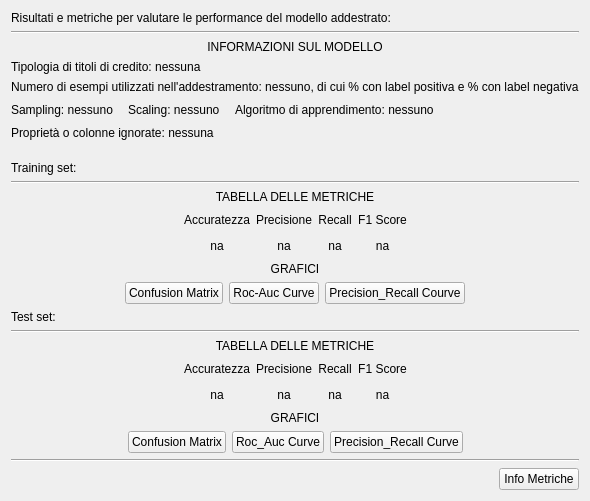
      <widget class="QWidget" name="Risultati">
       <property name="sizePolicy">
        <sizepolicy hsizetype="Preferred" vsizetype="Preferred">
         <horstretch>0</horstretch>
         <verstretch>0</verstretch>
        </sizepolicy>
       </property>
       <attribute name="title">
        <string>Risultati</string>
       </attribute>
       <layout class="QVBoxLayout" name="verticalLayout_14" stretch="1,0,3,0,1,0,2,2,1,0,2,2,0,0">
        <item>
         <widget class="QLabel" name="label_29">
          <property name="sizePolicy">
           <sizepolicy hsizetype="Minimum" vsizetype="Minimum">
            <horstretch>0</horstretch>
            <verstretch>0</verstretch>
           </sizepolicy>
          </property>
          <property name="text">
           <string>Risultati e metriche per valutare le performance del modello addestrato:</string>
          </property>
         </widget>
        </item>
        <item>
         <widget class="Line" name="line_7">
          <property name="enabled">
           <bool>true</bool>
          </property>
          <property name="orientation">
           <enum>Qt::Horizontal</enum>
          </property>
         </widget>
        </item>
        <item>
         <layout class="QVBoxLayout" name="verticalLayout_15" stretch="1,1,1,1,1">
          <property name="spacing">
           <number>6</number>
          </property>
          <item>
           <widget class="QLabel" name="label_36">
            <property name="text">
             <string>INFORMAZIONI SUL MODELLO</string>
            </property>
            <property name="alignment">
             <set>Qt::AlignCenter</set>
            </property>
           </widget>
          </item>
          <item>
           <layout class="QHBoxLayout" name="horizontalLayout_11">
            <item>
             <widget class="QLabel" name="results_typep">
              <property name="text">
               <string>Tipologia di titoli di credito: nessuna</string>
              </property>
             </widget>
            </item>
           </layout>
          </item>
          <item>
           <layout class="QHBoxLayout" name="horizontalLayout_9">
            <item>
             <widget class="QLabel" name="results_number_examples">
              <property name="text">
               <string>Numero di esempi utilizzati nell'addestramento: nessuno, di cui % con label positiva e % con label negativa</string>
              </property>
             </widget>
            </item>
           </layout>
          </item>
          <item>
           <layout class="QGridLayout" name="gridLayout_2">
            <property name="spacing">
             <number>0</number>
            </property>
            <item row="1" column="0">
             <widget class="QLabel" name="results_sampling">
              <property name="text">
               <string>Sampling: nessuno</string>
              </property>
             </widget>
            </item>
            <item row="1" column="4">
             <widget class="QLabel" name="results_algorithm">
              <property name="text">
               <string>Algoritmo di apprendimento: nessuno</string>
              </property>
             </widget>
            </item>
            <item row="1" column="2">
             <widget class="QLabel" name="results_scaling">
              <property name="text">
               <string>Scaling: nessuno</string>
              </property>
             </widget>
            </item>
            <item row="1" column="5">
             <spacer name="horizontalSpacer_21">
              <property name="orientation">
               <enum>Qt::Horizontal</enum>
              </property>
              <property name="sizeHint" stdset="0">
               <size>
                <width>40</width>
                <height>20</height>
               </size>
              </property>
             </spacer>
            </item>
            <item row="1" column="1">
             <spacer name="horizontalSpacer_32">
              <property name="orientation">
               <enum>Qt::Horizontal</enum>
              </property>
              <property name="sizeType">
               <enum>QSizePolicy::Minimum</enum>
              </property>
              <property name="sizeHint" stdset="0">
               <size>
                <width>15</width>
                <height>20</height>
               </size>
              </property>
             </spacer>
            </item>
            <item row="1" column="3">
             <spacer name="horizontalSpacer_33">
              <property name="orientation">
               <enum>Qt::Horizontal</enum>
              </property>
              <property name="sizeType">
               <enum>QSizePolicy::Minimum</enum>
              </property>
              <property name="sizeHint" stdset="0">
               <size>
                <width>15</width>
                <height>20</height>
               </size>
              </property>
             </spacer>
            </item>
           </layout>
          </item>
          <item>
           <layout class="QHBoxLayout" name="horizontalLayout_10">
            <item>
             <widget class="QLabel" name="results_ignored">
              <property name="text">
               <string>Proprietà o colonne ignorate: nessuna</string>
              </property>
             </widget>
            </item>
           </layout>
          </item>
         </layout>
        </item>
        <item>
         <spacer name="verticalSpacer_2">
          <property name="orientation">
           <enum>Qt::Vertical</enum>
          </property>
          <property name="sizeType">
           <enum>QSizePolicy::Minimum</enum>
          </property>
          <property name="sizeHint" stdset="0">
           <size>
            <width>1</width>
            <height>15</height>
           </size>
          </property>
         </spacer>
        </item>
        <item>
         <widget class="QLabel" name="label_35">
          <property name="text">
           <string>Training set:</string>
          </property>
         </widget>
        </item>
        <item>
         <widget class="Line" name="line_8">
          <property name="orientation">
           <enum>Qt::Horizontal</enum>
          </property>
         </widget>
        </item>
        <item>
         <layout class="QVBoxLayout" name="verticalLayout_18" stretch="1,2">
          <item>
           <widget class="QLabel" name="label_37">
            <property name="text">
             <string>TABELLA DELLE METRICHE</string>
            </property>
            <property name="alignment">
             <set>Qt::AlignCenter</set>
            </property>
           </widget>
          </item>
          <item>
           <layout class="QGridLayout" name="gridLayout_3">
            <item row="0" column="2">
             <widget class="QLabel" name="label_34">
              <property name="text">
               <string>Precisione</string>
              </property>
              <property name="alignment">
               <set>Qt::AlignCenter</set>
              </property>
             </widget>
            </item>
            <item row="1" column="4">
             <widget class="QLabel" name="train_f1">
              <property name="text">
               <string>na</string>
              </property>
              <property name="alignment">
               <set>Qt::AlignCenter</set>
              </property>
             </widget>
            </item>
            <item row="1" column="1">
             <widget class="QLabel" name="train_accuracy">
              <property name="text">
               <string>na</string>
              </property>
              <property name="alignment">
               <set>Qt::AlignCenter</set>
              </property>
             </widget>
            </item>
            <item row="1" column="3">
             <widget class="QLabel" name="train_recall">
              <property name="text">
               <string>na</string>
              </property>
              <property name="alignment">
               <set>Qt::AlignCenter</set>
              </property>
             </widget>
            </item>
            <item row="0" column="0">
             <spacer name="horizontalSpacer_22">
              <property name="orientation">
               <enum>Qt::Horizontal</enum>
              </property>
              <property name="sizeHint" stdset="0">
               <size>
                <width>40</width>
                <height>20</height>
               </size>
              </property>
             </spacer>
            </item>
            <item row="1" column="2">
             <widget class="QLabel" name="train_precision">
              <property name="text">
               <string>na</string>
              </property>
              <property name="alignment">
               <set>Qt::AlignCenter</set>
              </property>
             </widget>
            </item>
            <item row="0" column="1">
             <widget class="QLabel" name="label_32">
              <property name="text">
               <string>Accuratezza</string>
              </property>
              <property name="alignment">
               <set>Qt::AlignCenter</set>
              </property>
             </widget>
            </item>
            <item row="0" column="3">
             <widget class="QLabel" name="label_47">
              <property name="text">
               <string>Recall</string>
              </property>
              <property name="alignment">
               <set>Qt::AlignCenter</set>
              </property>
             </widget>
            </item>
            <item row="1" column="0">
             <spacer name="horizontalSpacer_23">
              <property name="orientation">
               <enum>Qt::Horizontal</enum>
              </property>
              <property name="sizeHint" stdset="0">
               <size>
                <width>40</width>
                <height>20</height>
               </size>
              </property>
             </spacer>
            </item>
            <item row="0" column="4">
             <widget class="QLabel" name="label_48">
              <property name="text">
               <string>F1 Score</string>
              </property>
              <property name="alignment">
               <set>Qt::AlignCenter</set>
              </property>
             </widget>
            </item>
            <item row="0" column="5">
             <spacer name="horizontalSpacer_24">
              <property name="orientation">
               <enum>Qt::Horizontal</enum>
              </property>
              <property name="sizeHint" stdset="0">
               <size>
                <width>40</width>
                <height>20</height>
               </size>
              </property>
             </spacer>
            </item>
            <item row="1" column="5">
             <spacer name="horizontalSpacer_25">
              <property name="orientation">
               <enum>Qt::Horizontal</enum>
              </property>
              <property name="sizeHint" stdset="0">
               <size>
                <width>40</width>
                <height>20</height>
               </size>
              </property>
             </spacer>
            </item>
           </layout>
          </item>
         </layout>
        </item>
        <item>
         <layout class="QVBoxLayout" name="verticalLayout_16">
          <item>
           <widget class="QLabel" name="label_30">
            <property name="text">
             <string>GRAFICI</string>
            </property>
            <property name="alignment">
             <set>Qt::AlignCenter</set>
            </property>
           </widget>
          </item>
          <item>
           <layout class="QHBoxLayout" name="horizontalLayout_12">
            <item>
             <spacer name="horizontalSpacer_10">
              <property name="orientation">
               <enum>Qt::Horizontal</enum>
              </property>
              <property name="sizeHint" stdset="0">
               <size>
                <width>40</width>
                <height>20</height>
               </size>
              </property>
             </spacer>
            </item>
            <item>
             <widget class="QPushButton" name="button_train_matrix">
              <property name="text">
               <string>Confusion Matrix</string>
              </property>
             </widget>
            </item>
            <item>
             <widget class="QPushButton" name="button_train_auc">
              <property name="text">
               <string>Roc-Auc Curve</string>
              </property>
             </widget>
            </item>
            <item>
             <widget class="QPushButton" name="button_train_prc">
              <property name="text">
               <string>Precision_Recall Courve</string>
              </property>
             </widget>
            </item>
            <item>
             <spacer name="horizontalSpacer_11">
              <property name="orientation">
               <enum>Qt::Horizontal</enum>
              </property>
              <property name="sizeHint" stdset="0">
               <size>
                <width>40</width>
                <height>20</height>
               </size>
              </property>
             </spacer>
            </item>
           </layout>
          </item>
         </layout>
        </item>
        <item>
         <widget class="QLabel" name="label_43">
          <property name="text">
           <string>Test set:</string>
          </property>
         </widget>
        </item>
        <item>
         <widget class="Line" name="line_9">
          <property name="orientation">
           <enum>Qt::Horizontal</enum>
          </property>
         </widget>
        </item>
        <item>
         <layout class="QVBoxLayout" name="verticalLayout_19" stretch="1,2">
          <item>
           <widget class="QLabel" name="label_44">
            <property name="text">
             <string>TABELLA DELLE METRICHE</string>
            </property>
            <property name="alignment">
             <set>Qt::AlignCenter</set>
            </property>
           </widget>
          </item>
          <item>
           <layout class="QGridLayout" name="gridLayout_6">
            <item row="1" column="2">
             <widget class="QLabel" name="test_precision">
              <property name="text">
               <string>na</string>
              </property>
              <property name="alignment">
               <set>Qt::AlignCenter</set>
              </property>
             </widget>
            </item>
            <item row="1" column="1">
             <widget class="QLabel" name="test_accuracy">
              <property name="text">
               <string>na</string>
              </property>
              <property name="alignment">
               <set>Qt::AlignCenter</set>
              </property>
             </widget>
            </item>
            <item row="0" column="1">
             <widget class="QLabel" name="label_31">
              <property name="text">
               <string>Accuratezza</string>
              </property>
              <property name="alignment">
               <set>Qt::AlignCenter</set>
              </property>
             </widget>
            </item>
            <item row="0" column="2">
             <widget class="QLabel" name="label_45">
              <property name="text">
               <string>Precisione</string>
              </property>
              <property name="alignment">
               <set>Qt::AlignCenter</set>
              </property>
             </widget>
            </item>
            <item row="1" column="4">
             <widget class="QLabel" name="test_f1">
              <property name="text">
               <string>na</string>
              </property>
              <property name="alignment">
               <set>Qt::AlignCenter</set>
              </property>
             </widget>
            </item>
            <item row="0" column="4">
             <widget class="QLabel" name="label_50">
              <property name="text">
               <string>F1 Score</string>
              </property>
              <property name="alignment">
               <set>Qt::AlignCenter</set>
              </property>
             </widget>
            </item>
            <item row="1" column="3">
             <widget class="QLabel" name="test_recall">
              <property name="text">
               <string>na</string>
              </property>
              <property name="alignment">
               <set>Qt::AlignCenter</set>
              </property>
             </widget>
            </item>
            <item row="0" column="3">
             <widget class="QLabel" name="label_49">
              <property name="text">
               <string>Recall</string>
              </property>
              <property name="alignment">
               <set>Qt::AlignCenter</set>
              </property>
             </widget>
            </item>
            <item row="0" column="0">
             <spacer name="horizontalSpacer_8">
              <property name="orientation">
               <enum>Qt::Horizontal</enum>
              </property>
              <property name="sizeHint" stdset="0">
               <size>
                <width>40</width>
                <height>20</height>
               </size>
              </property>
             </spacer>
            </item>
            <item row="1" column="0">
             <spacer name="horizontalSpacer_9">
              <property name="orientation">
               <enum>Qt::Horizontal</enum>
              </property>
              <property name="sizeHint" stdset="0">
               <size>
                <width>40</width>
                <height>20</height>
               </size>
              </property>
             </spacer>
            </item>
            <item row="0" column="5">
             <spacer name="horizontalSpacer_26">
              <property name="orientation">
               <enum>Qt::Horizontal</enum>
              </property>
              <property name="sizeHint" stdset="0">
               <size>
                <width>40</width>
                <height>20</height>
               </size>
              </property>
             </spacer>
            </item>
            <item row="1" column="5">
             <spacer name="horizontalSpacer_27">
              <property name="orientation">
               <enum>Qt::Horizontal</enum>
              </property>
              <property name="sizeHint" stdset="0">
               <size>
                <width>40</width>
                <height>20</height>
               </size>
              </property>
             </spacer>
            </item>
           </layout>
          </item>
         </layout>
        </item>
        <item>
         <layout class="QVBoxLayout" name="verticalLayout_17">
          <item>
           <widget class="QLabel" name="label_46">
            <property name="text">
             <string>GRAFICI</string>
            </property>
            <property name="alignment">
             <set>Qt::AlignCenter</set>
            </property>
           </widget>
          </item>
          <item>
           <layout class="QHBoxLayout" name="horizontalLayout_13">
            <item>
             <spacer name="horizontalSpacer_12">
              <property name="orientation">
               <enum>Qt::Horizontal</enum>
              </property>
              <property name="sizeHint" stdset="0">
               <size>
                <width>40</width>
                <height>20</height>
               </size>
              </property>
             </spacer>
            </item>
            <item>
             <widget class="QPushButton" name="pushButton_4">
              <property name="text">
               <string>Confusion Matrix</string>
              </property>
             </widget>
            </item>
            <item>
             <widget class="QPushButton" name="pushButton_8">
              <property name="text">
               <string>Roc_Auc Curve</string>
              </property>
             </widget>
            </item>
            <item>
             <widget class="QPushButton" name="pushButton_3">
              <property name="text">
               <string>Precision_Recall Curve</string>
              </property>
             </widget>
            </item>
            <item>
             <spacer name="horizontalSpacer_14">
              <property name="orientation">
               <enum>Qt::Horizontal</enum>
              </property>
              <property name="sizeHint" stdset="0">
               <size>
                <width>40</width>
                <height>20</height>
               </size>
              </property>
             </spacer>
            </item>
           </layout>
          </item>
         </layout>
        </item>
        <item>
         <widget class="Line" name="line_10">
          <property name="orientation">
           <enum>Qt::Horizontal</enum>
          </property>
         </widget>
        </item>
        <item>
         <layout class="QHBoxLayout" name="horizontalLayout_14">
          <item>
           <spacer name="horizontalSpacer_16">
            <property name="orientation">
             <enum>Qt::Horizontal</enum>
            </property>
            <property name="sizeHint" stdset="0">
             <size>
              <width>40</width>
              <height>20</height>
             </size>
            </property>
           </spacer>
          </item>
          <item>
           <widget class="QPushButton" name="results_info">
            <property name="text">
             <string>Info Metriche</string>
            </property>
           </widget>
          </item>
         </layout>
        </item>
       </layout>
      </widget>
